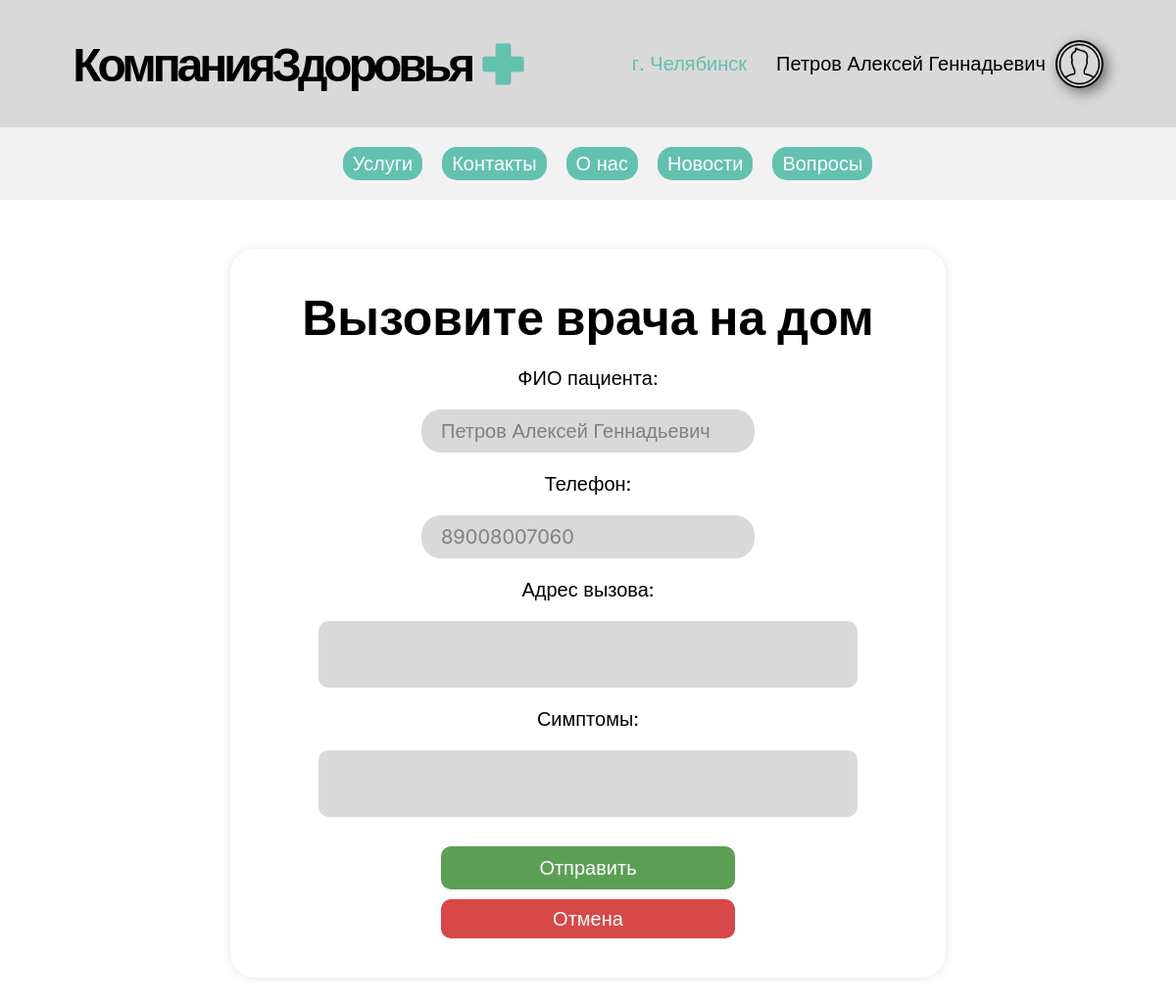
Before: /create_home_visit/ (signed in) with the older database file.
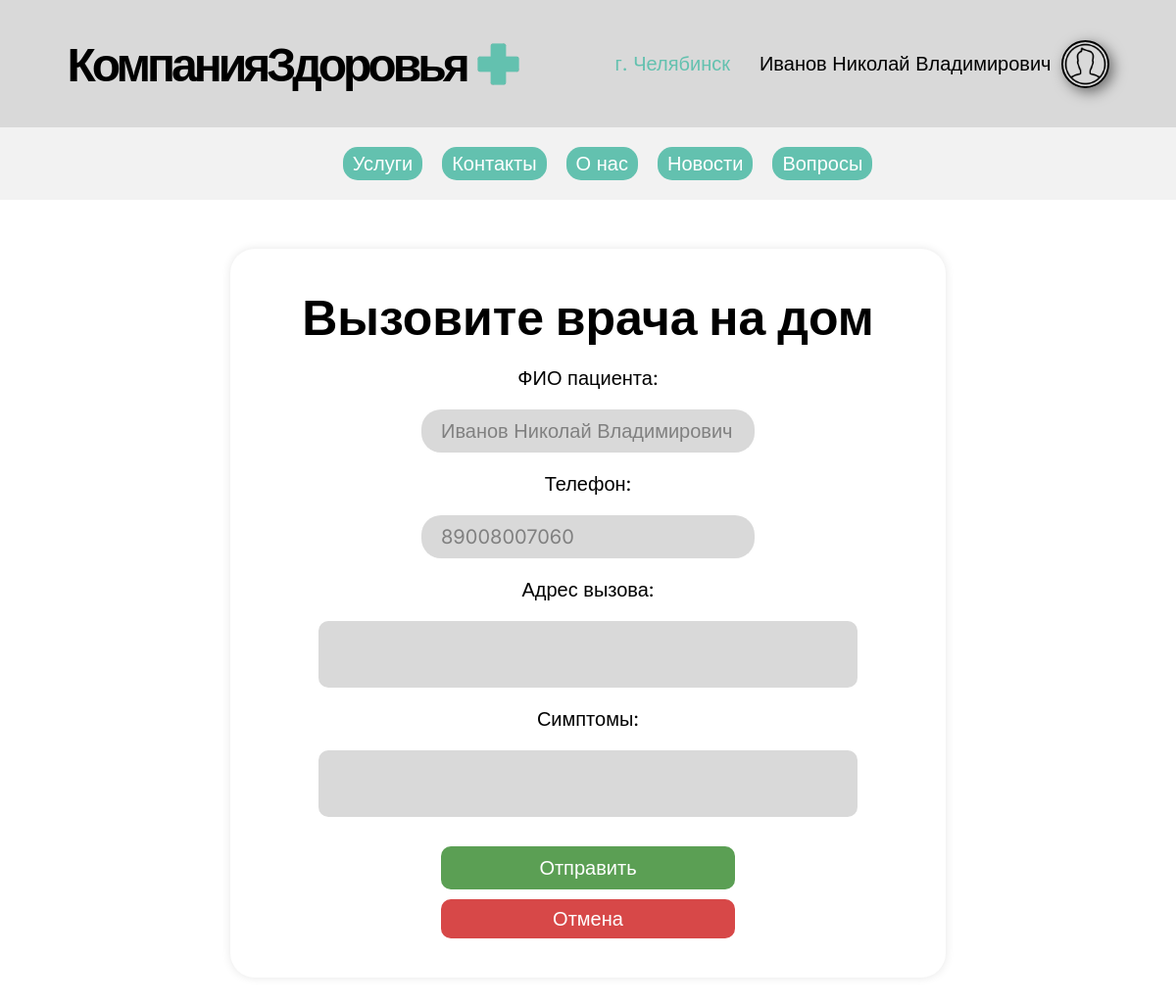
After: the same page with the newer database file.
### main/models.py (models this page shows, shortened)
class Patient(models.Model):
    fio = models.CharField('ФИО', max_length=100)
    phone = models.CharField('Номер телефона', max_length=11)
    email = models.CharField('Почта', max_length=100)
    image = models.ImageField('Изображение профиля', null=True, blank=True, upload_to='images/')
    password = models.CharField('Пароль', max_length=120)
    class Meta:
        verbose_name = "Пациент"
        verbose_name_plural = "Пациенты"

### main/views.py (the view, shortened to what this page needs)
# urls.py: path('create_home_visit/', views.create_home_visit, name='create_home_visit'),
def create_home_visit(request):
    patient_id = request.session.get('patient_id')
    if patient_id:
        try:
            patient = Patient.objects.get(id=patient_id)
        except Patient.DoesNotExist:
            patient = None
    return render(request, 'main/create_home_visit.html', {
        'patient': patient
    })

### main/templates/main/create_home_visit.html (shortened to what this page needs)
<!DOCTYPE html>
<html lang="ru">
<head>
    {% load static %}
    <link rel="stylesheet" href="{% static '/css/main.css' %}">
    <link rel="stylesheet" href="{% static '/css/visit-home.css' %}">
</head>
<body>
    {% include 'main/header.html' %}
    <div class="container visit-home">
        <form method="post" action="{% url 'create_home_visit' %}">
            <h1>Вызовите врача на дом</h1>
            <label for="patient_name">ФИО пациента:</label>
            <input type="text" value="{{ patient.fio }}" id="patient_name"  name="patient_name" required>
            <label for="patient_phone">Телефон:</label>
            <input type="text" value="{{ patient.phone }}" id="patient_phone" name="patient_phone" required>
            <label for="address">Адрес вызова:</label>
            <textarea id="address" name="address" required></textarea>
            <label for="symptoms">Симптомы:</label>
            <textarea id="symptoms" name="symptoms"></textarea>
            <button class="details-button" type="submit">Отправить</button>
        </form>
        <a href="{% url 'profile' %}">
            <button class="bad-button">Отмена</button>
        </a>
    </div>
</body>
</html>

### main/templates/main/header.html (shortened to what this page needs)
{% load static %}
<header>
    <a href="{% url 'index' %}">
        <div class="logo">
            <div class="text-logo">
                <h1>КомпанияЗдоровья</h1>
            </div>
            <img src="{% static 'img/logo.png' %}" alt="logo site">
        </div>
    </a>
    <div class="left-item">
        <div class="city-index">
            <span>г. Челябинск</span>
        </div>
        {% if request.resolver_match.view_name != 'login' and request.resolver_match.view_name != 'register' and request.resolver_match.view_name != 'profile' and request.resolver_match.view_name != 'editProfile' and request.resolver_match.view_name != 'make_appointment' and request.resolver_match.view_name != 'home_visits_list' and request.resolver_match.view_name != 'ask_question'%}
            {% if patient %}
                <a href="{% url 'profile' %}">
                    <div class="profile">
                        <p>{{ patient.fio }}</p>
                        <img src="{% if patient.image %}{{ patient.image.url }}{% else %}{% static 'img/defalt.png' %}{% endif %}"
                             alt="image-profile">
                    </div>
                </a>
            {% else %}
                <a href="{% url 'login' %}">
                    <button>Личный кабинет</button>
                </a>
            {% endif %}
        {% endif %}
    </div>
</header>
<div class="nav-header">
    <nav>
        <ul class="main-nav">
            <a href="{% url 'ourServices' %}"><li>Услуги</li></a>
            <a href="{% url 'contacts' %}"><li>Контакты</li></a>
            <a href="{% url 'aboutUs' %}"><li>О нас</li></a>
            <a href="{% url 'news' %}"><li>Новости</li></a>
            <a href="{% url 'questions' %}"><li>Вопросы</li></a>
        </ul>
    </nav>
</div>

Changed rows visible on the page:
changed Patient: fio "Петров Алексей Геннадьевич" → "Иванов Николай Владимирович"; patient_name "Петров Алексей Геннадьевич" → "Иванов Николай Владимирович"
